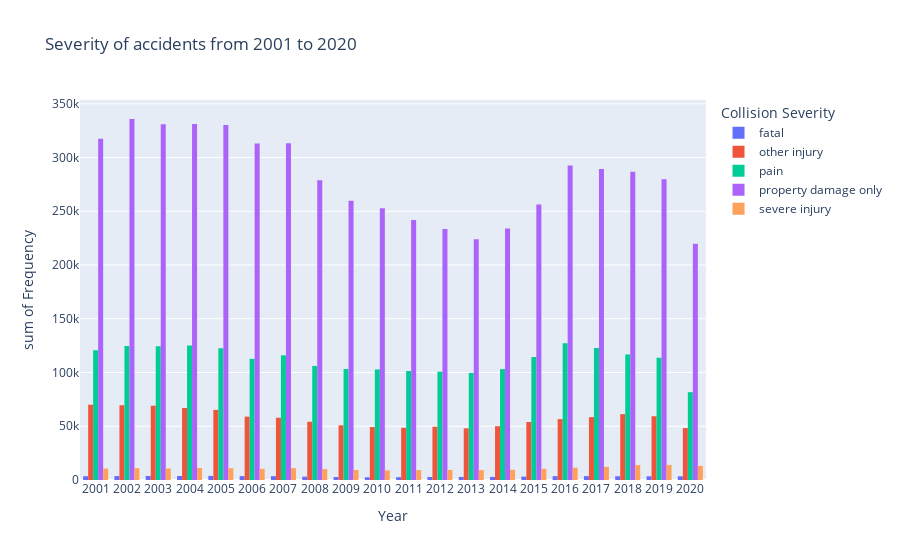

The notebook cell saved with this chart:
### Markdown cell above
##### Create the histogram using plotly

### Code cell
fig2 = px.histogram(data2, x='year', y='severity_count', barmode="group",
              color='collision_severity', 
              title="Severity of accidents from 2001 to 2020",
              labels= {
                  'year': 'Year',
                  'severity_count': 'Frequency',
                  'collision_severity': 'Collision Severity'
              })
fig2.show()

### Figure 1 — Plotly figure (JSON) as saved in the notebook; plotly's stock layout.template omitted (floating-point values rounded to 4 significant figures)
{"data": [{"alignmentgroup": "True", "bingroup": "x", "histfunc": "sum", "hovertemplate": "Collision Severity=fatal<br>Year=%{x}<br>sum of Frequency=%{y}<extra></extra>", "legendgroup": "fatal", "marker": {"color": "#636efa", "pattern": {"shape": ""}}, "name": "fatal", "offsetgroup": "fatal", "orientation": "v", "showlegend": true, "type": "histogram", "x": ["2001", "2002", "2003", "2004", "2005", "2006", "2007", "2008", "2009", "2010", "2011", "2012", "2013", "2014", "2015", "2016", "2017", "2018", "2019", "2020"], "xaxis": "x", "y": [3517, 3650, 3726, 3701, 3822, 3613, 3557, 3113, 2805, 2520, 2628, 2758, 2853, 2882, 3170, 3558, 3582, 3479, 3437, 3419], "yaxis": "y"}, {"alignmentgroup": "True", "bingroup": "x", "histfunc": "sum", "hovertemplate": "Collision Severity=other injury<br>Year=%{x}<br>sum of Frequency=%{y}<extra></extra>", "legendgroup": "other injury", "marker": {"color": "#EF553B", "pattern": {"shape": ""}}, "name": "other injury", "offsetgroup": "other injury", "orientation": "v", "showlegend": true, "type": "histogram", "x": ["2001", "2002", "2003", "2004", "2005", "2006", "2007", "2008", "2009", "2010", "2011", "2012", "2013", "2014", "2015", "2016", "2017", "2018", "2019", "2020"], "xaxis": "x", "y": [70052, 69575, 69126, 66978, 65273, 58964, 57962, 54174, 50900, 49283, 48577, 49541, 48075, 50057, 53985, 56687, 58491, 61273, 59344, 48293], "yaxis": "y"}, {"alignmentgroup": "True", "bingroup": "x", "histfunc": "sum", "hovertemplate": "Collision Severity=pain<br>Year=%{x}<br>sum of Frequency=%{y}<extra></extra>", "legendgroup": "pain", "marker": {"color": "#00cc96", "pattern": {"shape": ""}}, "name": "pain", "offsetgroup": "pain", "orientation": "v", "showlegend": true, "type": "histogram", "x": ["2001", "2002", "2003", "2004", "2005", "2006", "2007", "2008", "2009", "2010", "2011", "2012", "2013", "2014", "2015", "2016", "2017", "2018", "2019", "2020"], "xaxis": "x", "y": [120748, 124635, 124325, 125176, 122474, 112750, 115995, 106160, 103271, 102876, 101373, 100763, 99661, 103156, 114391, 127230, 122849, 116803, 113744, 81694], "yaxis": "y"}, {"alignmentgroup": "True", "bingroup": "x", "histfunc": "sum", "hovertemplate": "Collision Severity=property damage only<br>Year=%{x}<br>sum of Frequency=%{y}<extra></extra>", "legendgroup": "property damage only", "marker": {"color": "#ab63fa", "pattern": {"shape": ""}}, "name": "property damage only", "offsetgroup": "property damage only", "orientation": "v", "showlegend": true, "type": "histogram", "x": ["2001", "2002", "2003", "2004", "2005", "2006", "2007", "2008", "2009", "2010", "2011", "2012", "2013", "2014", "2015", "2016", "2017", "2018", "2019", "2020"], "xaxis": "x", "y": [317567, 335869, 331055, 331208, 330195, 313077, 313357, 278986, 259899, 252876, 241886, 233447, 224078, 233941, 256220, 292696, 289285, 286842, 279786, 219873], "yaxis": "y"}, {"alignmentgroup": "True", "bingroup": "x", "histfunc": "sum", "hovertemplate": "Collision Severity=severe injury<br>Year=%{x}<br>sum of Frequency=%{y}<extra></extra>", "legendgroup": "severe injury", "marker": {"color": "#FFA15A", "pattern": {"shape": ""}}, "name": "severe injury", "offsetgroup": "severe injury", "orientation": "v", "showlegend": true, "type": "histogram", "x": ["2001", "2002", "2003", "2004", "2005", "2006", "2007", "2008", "2009", "2010", "2011", "2012", "2013", "2014", "2015", "2016", "2017", "2018", "2019", "2020"], "xaxis": "x", "y": [10678, 11012, 10722, 11232, 10961, 10442, 11037, 10162, 9353, 8935, 9165, 9392, 9173, 9529, 10403, 11448, 12225, 13898, 14041, 13138], "yaxis": "y"}], "layout": {"barmode": "group", "legend": {"title": {"text": "Collision Severity"}, "tracegroupgap": 0}, "title": {"text": "Severity of accidents from 2001 to 2020"}, "xaxis": {"anchor": "y", "domain": [0, 1], "title": {"text": "Year"}}, "yaxis": {"anchor": "x", "domain": [0, 1], "title": {"text": "sum of Frequency"}}}}
